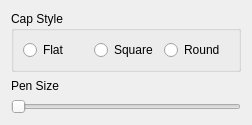
<?xml version="1.0" encoding="UTF-8"?>
<ui version="4.0">
 <class>PenProperties</class>
 <widget class="QDialog" name="PenProperties">
  <property name="geometry">
   <rect>
    <x>0</x>
    <y>0</y>
    <width>252</width>
    <height>125</height>
   </rect>
  </property>
  <property name="windowTitle">
   <string>Dialog</string>
  </property>
  <layout class="QVBoxLayout" name="verticalLayout">
   <item>
    <widget class="QGroupBox" name="groupBox">
     <property name="title">
      <string>Cap Style</string>
     </property>
     <layout class="QHBoxLayout" name="horizontalLayout">
      <item>
       <widget class="QRadioButton" name="flat">
        <property name="text">
         <string>Flat</string>
        </property>
       </widget>
      </item>
      <item>
       <widget class="QRadioButton" name="square">
        <property name="text">
         <string>Square</string>
        </property>
       </widget>
      </item>
      <item>
       <widget class="QRadioButton" name="round">
        <property name="text">
         <string>Round</string>
        </property>
       </widget>
      </item>
     </layout>
    </widget>
   </item>
   <item>
    <widget class="QLabel" name="label">
     <property name="text">
      <string>Pen Size</string>
     </property>
    </widget>
   </item>
   <item>
    <widget class="QSlider" name="thickness">
     <property name="orientation">
      <enum>Qt::Horizontal</enum>
     </property>
    </widget>
   </item>
  </layout>
 </widget>
 <resources/>
 <connections/>
</ui>
